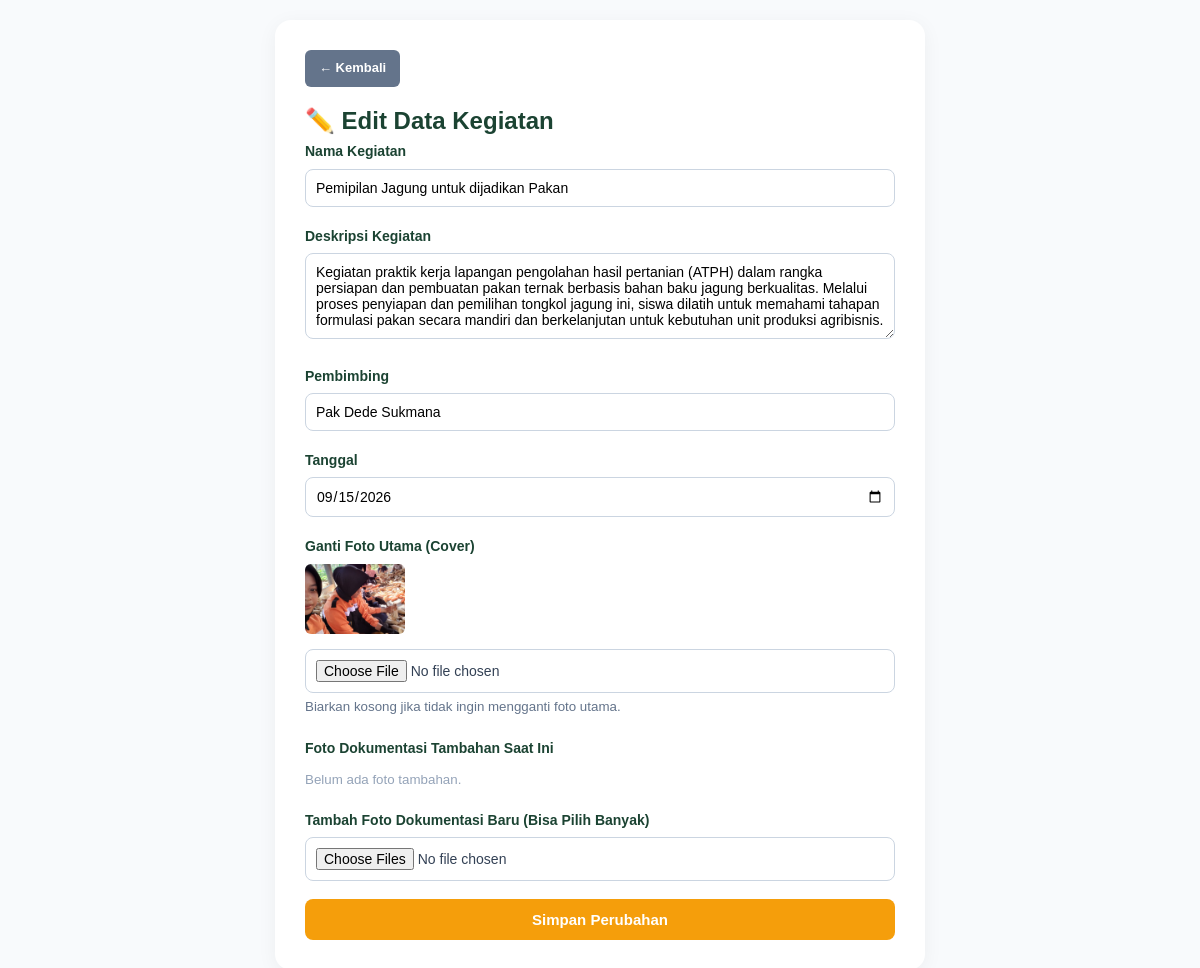
The app's page /crud-atph/kegiatan/edit.php?id=19 (signed in) with its own data.
### tables this page shows
CREATE TABLE `kegiatan` (
  `id_kegiatan` int NOT NULL,
  `nama_kegiatan` varchar(255) NOT NULL,
  `deskripsi` text NOT NULL,
  `pembimbing` varchar(100) NOT NULL,
  `tanggal` date NOT NULL,
  `foto` varchar(255) DEFAULT NULL
);

### crud-atph/kegiatan/edit.php (the view, shortened to what this page needs)
<?php
include '../config/koneksi.php';
$id = isset($_GET['id']) ? intval($_GET['id']) : 0;
$query = mysqli_query($koneksi, "SELECT * FROM kegiatan WHERE id_kegiatan='$id'");
$d = mysqli_fetch_array($query);
?>
<!DOCTYPE html>
<html lang="id">
<head>
    <link rel="stylesheet" href="../style.css">
</head>
<body>
<div class="form-container">
    <a href="index.php" class="btn-back">&larr; Kembali</a>
    <h2 style="color: #1b4332; margin-top: 0;">✏️ Edit Data Kegiatan</h2>
    <form action="" method="POST" enctype="multipart/form-data">
        <div class="form-group">
            <label>Nama Kegiatan</label>
            <input type="text" name="nama_kegiatan" value="<?= htmlspecialchars($d['nama_kegiatan']); ?>" required>
        </div>
        <div class="form-group">
            <label>Deskripsi Kegiatan</label>
            <textarea name="deskripsi" rows="4" required><?= htmlspecialchars($d['deskripsi']); ?></textarea>
        </div>
        <div class="form-group">
            <label>Pembimbing</label>
            <input type="text" name="pembimbing" value="<?= htmlspecialchars($d['pembimbing']); ?>" required>
        </div>
        <div class="form-group">
            <label>Tanggal</label>
            <input type="date" name="tanggal" value="<?= $d['tanggal']; ?>" required>
        </div>
        <div class="form-group">
            <label>Ganti Foto Utama (Cover)</label>
            <?php if (!empty($d['foto']) && file_exists('uploads/' . $d['foto'])): ?>
                <div style="margin-bottom: 8px;">
                    <img src="uploads/<?= htmlspecialchars($d['foto']); ?>" style="width: 100px; height: 70px; object-fit: cover; border-radius: 6px;">
                </div>
            <?php endif; ?>
            <input type="file" name="foto_utama" accept="image/*">
            <small style="color: #64748b;">Biarkan kosong jika tidak ingin mengganti foto utama.</small>
        </div>
        <div class="form-group">
            <label>Foto Dokumentasi Tambahan Saat Ini</label>
            <div class="existing-photos">
                <?php
                $q_galeri = mysqli_query($koneksi, "SELECT * FROM foto_kegiatan WHERE id_kegiatan='$id'");
                if (mysqli_num_rows($q_galeri) > 0) {
                    while ($g = mysqli_fetch_array($q_galeri)) {
                ?>
                    <div class="photo-item">
                        <img src="uploads/<?= htmlspecialchars($g['nama_foto']); ?>">
                        <a href="edit.php?id=<?= $id; ?>&hapus_foto=<?= $g['id_foto']; ?>" class="btn-delete-photo" onclick="return confirm('Hapus foto ini?')" title="Hapus Foto">&times;</a>
                    </div>
                <?php
                    }
                } else {
                    echo "<small style='color: #94a3b8;'>Belum ada foto tambahan.</small>";
                }
                ?>
            </div>
        </div>
        <div class="form-group">
            <label>Tambah Foto Dokumentasi Baru (Bisa Pilih Banyak)</label>
            <input type="file" name="foto_tambahan[]" accept="image/*" multiple>
        </div>
        <button type="submit" name="update" class="btn-submit">Simpan Perubahan</button>
    </form>
</div>
</body>
</html>

### crud-atph/style.css (style rules this page uses)
* { margin: 0; padding: 0; box-sizing: border-box; font-family: 'Plus Jakarta Sans', sans-serif; }
body { background-color: #f2f7f4; color: #1e293b; line-height: 1.6; overflow-x: hidden; }

### crud-atph/kegiatan/edit.php (style rules this page uses)
body { font-family: sans-serif; background: #f8fafc; color: #334155; margin: 0; padding: 20px; }
.form-container { max-width: 650px; margin: 0 auto; background: white; padding: 30px; border-radius: 16px; box-shadow: 0 4px 20px rgba(0,0,0,0.05); }
.form-group { margin-bottom: 18px; }
label { display: block; font-weight: bold; margin-bottom: 6px; color: #1b4332; font-size: 14px; }
input[type="text"], input[type="date"], textarea, input[type="file"] { width: 100%; padding: 10px; border: 1px solid #cbd5e1; border-radius: 8px; box-sizing: border-box; font-size: 14px; }
.btn-submit { background: #f59e0b; color: white; padding: 12px 20px; border: none; border-radius: 8px; font-weight: bold; cursor: pointer; width: 100%; font-size: 15px; }
.btn-back { background: #64748b; color: white; padding: 8px 14px; border-radius: 6px; text-decoration: none; font-size: 13px; font-weight: bold; display: inline-block; margin-bottom: 15px; }
.existing-photos { display: flex; gap: 10px; flex-wrap: wrap; margin-top: 10px; }

### records on screen
kegiatan: nama_kegiatan "Pemipilan Jagung untuk dijadikan Pakan", deskripsi "Kegiatan praktik kerja lapangan pengolahan hasil pertanian (ATPH) dalam rangka persiapan dan pembuatan pakan ternak berbasis bahan baku jagung berkualitas. Melalui proses penyiapan dan pemilihan tongkol jagung ini, siswa dilatih untuk memahami tahapan formulasi pakan secara mandiri dan berkelanjutan untuk kebutuhan unit produksi agribisnis.", pembimbing "Pak Dede Sukmana", tanggal "09/15/2026", foto (picture)
